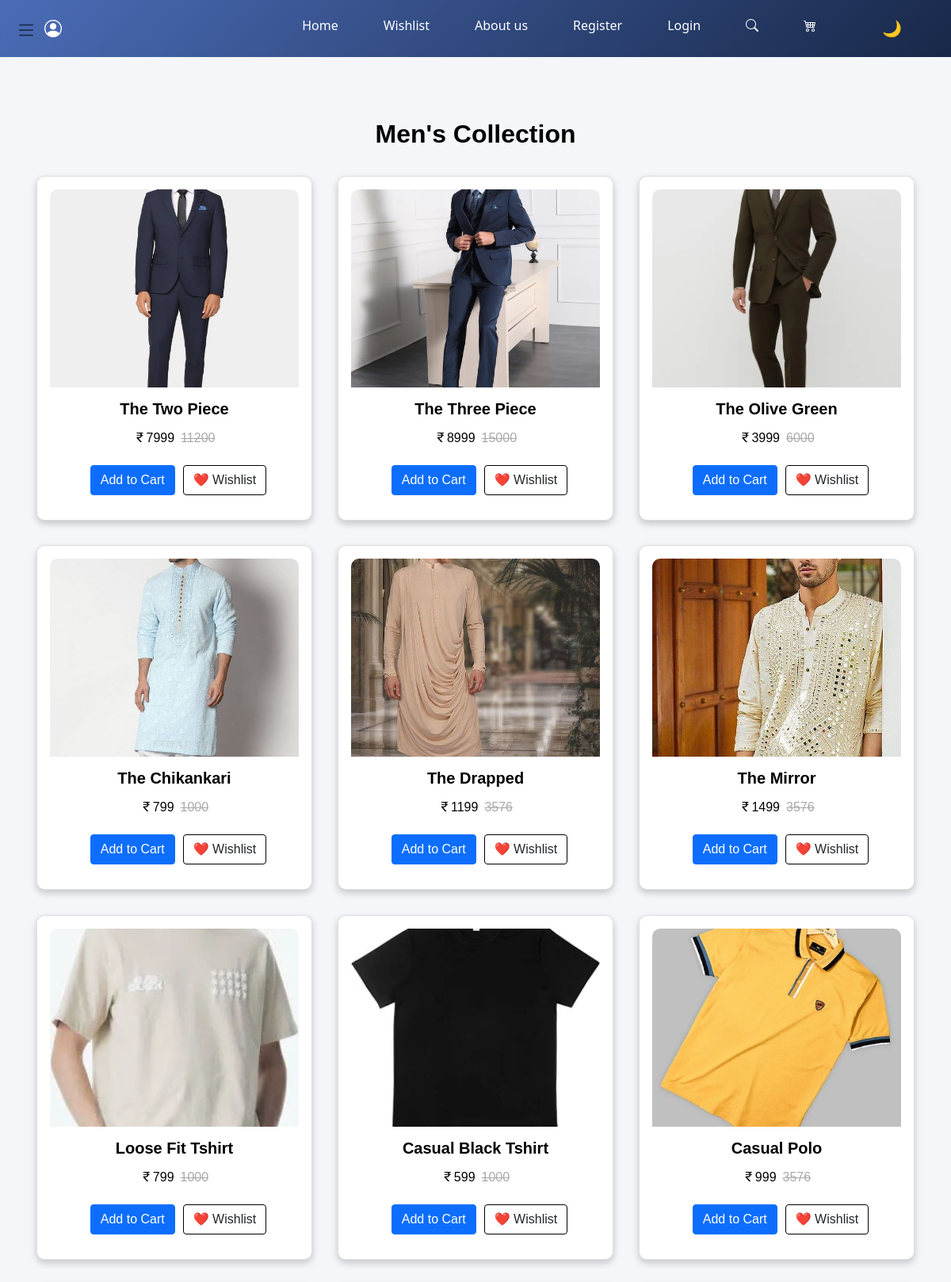
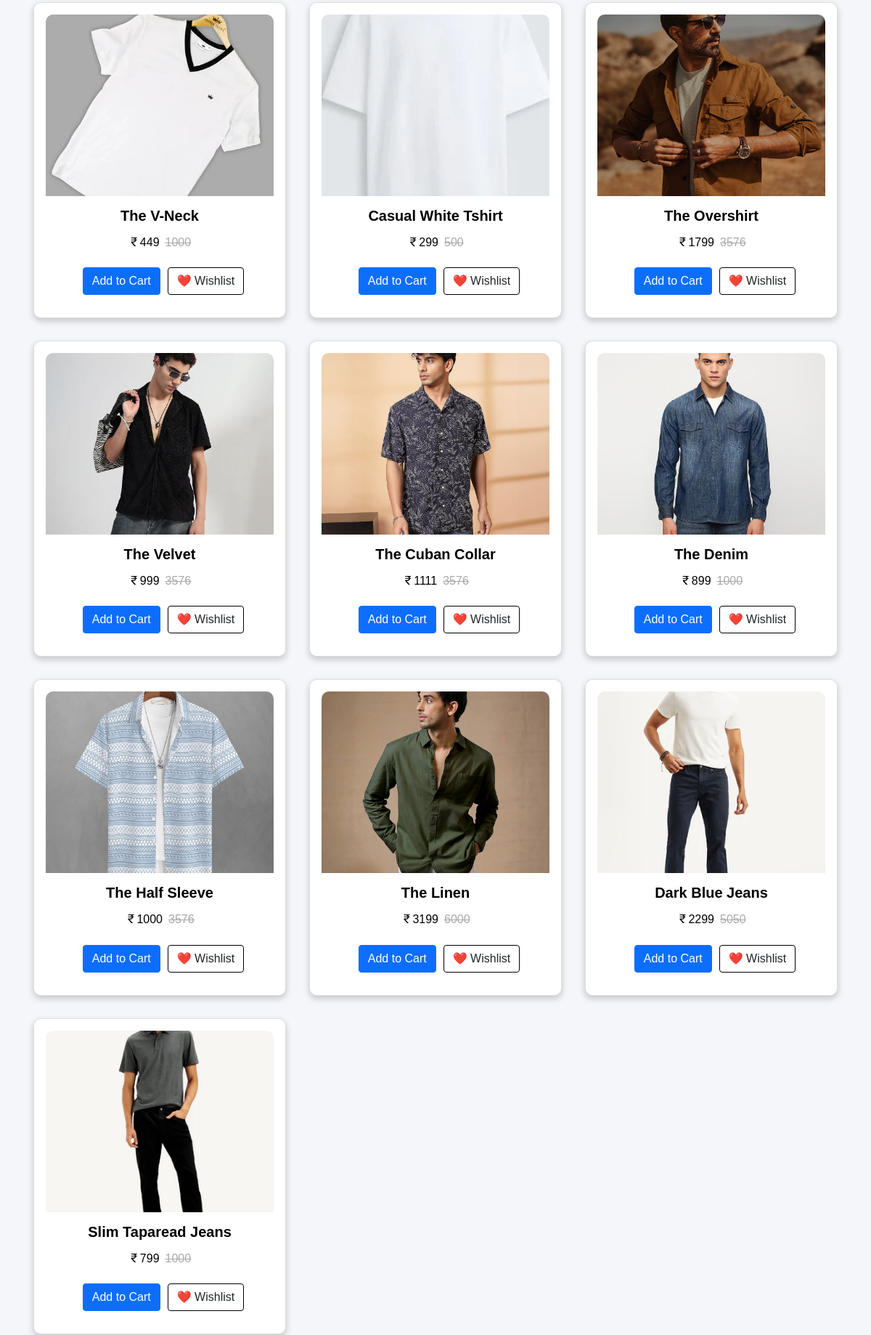
/1/ (upper part), run on the app's committed database (2 pictures, top to bottom).
### shoppingapp/models.py (models this page shows, shortened)
class section(models.Model):
    section_name=models.CharField(max_length=100)
    section_image=models.ImageField(upload_to='sectionimg/')

class product(models.Model):
    product_name=models.CharField(max_length=100)
    product_img=models.ImageField(upload_to='productimg/')
    product_price=models.IntegerField()
    product_description=models.TextField()
    connection=models.ForeignKey(section,related_name="sections",on_delete=models.CASCADE)

### shoppingapp/views.py (the view)
# urls.py: path('<int:pk>/', views.SectionDetailView.as_view(), name='detail'),
class SectionDetailView(DetailView):
    model = section
    context_object_name = 'section'
    template_name = 'products.html'

### templates/products.html (shortened to what this page needs)
{% include "navbar.html" %}
{% block content %}
<h2 style="text-align:center; margin:30px 0; font-weight:700;">{{ section.section_name }}'s Collection</h2>
<div class="container">
  <div class="row">
    {% for product in section.sections.all %}
    <div class="col-md-4 mb-4">
      <a href="{% url 'moredetails' product.id %}" style="text-decoration:none; color:black">
        <div class="card card-body"
             style="margin:1%; border-radius:10px; box-shadow:0 4px 10px rgba(0,0,0,0.2); transition: transform 0.3s;">
          {% if product.product_img %}
          <img src="{{ product.product_img.url }}" alt="{{ product.product_name }}"
               style="width:100%; height:250px; object-fit:cover; border-radius:10px 10px 0 0;">
          {% endif %}
          <h2 style="text-align:center; margin:15px 0; font-size:20px; font-weight:600;">
            {{ product.product_name }}
          </h2>
          <div style="display:flex; justify-content:center; gap:8px; margin-bottom:10px;">
            <h6 style="margin:0;"><i class="bi bi-currency-rupee"></i>{{ product.product_price }}</h6>
            {% if product.product_price < 400 %}
            <h6 style="margin:0;"><del style="color:darkgray">500</del></h6>
            {% elif product.product_price < 900 %}
            <h6 style="margin:0;"><del style="color:darkgray">1000</del></h6>
            {% elif product.product_price < 2000 %}
            <h6 style="margin:0;"><del style="color:darkgray">3576</del></h6>
            {% elif product.product_price < 3000 %}
            <h6 style="margin:0;"><del style="color:darkgray">5050</del></h6>
            {% elif product.product_price < 4000 %}
            <h6 style="margin:0;"><del style="color:darkgray">6000</del></h6>
            {% elif product.product_price < 5000 %}
            <h6 style="margin:0;"><del style="color:darkgray">8000</del></h6>
            {% elif product.product_price < 6000 %}
            <h6 style="margin:0;"><del style="color:darkgray">10000</del></h6>
            {% elif product.product_price < 7000 %}
            <h6 style="margin:0;"><del style="color:darkgray">10000</del></h6>
            {% elif product.product_price < 8000 %}
            <h6 style="margin:0;"><del style="color:darkgray">11200</del></h6>
            {% elif product.product_price < 9000 %}
            <h6 style="margin:0;"><del style="color:darkgray">15000</del></h6>
            {% endif %}
          </div>
          <div style="display:flex; justify-content:center; gap:10px; margin:15px 0;">
                     <a href="{% url 'add_to_cart' product.id %}">
              <button class="btn btn-primary" style="transition:0.3s;"
                      onmouseover="this.style.transform='scale(1.1)';"
                      onmouseout="this.style.transform='scale(1)';">Add to Cart</button>
            </a>
            <a href="{% url 'add_to_wishlist' product.id %}">
             <button class="btn" style="border:1px solid black; background:white; transition:0.3s;"
                    onmouseover="this.style.background='black'; this.style.color='white';"
                    onmouseout="this.style.background='white'; this.style.color='black';">❤️ Wishlist</button>
           </a>
          </div>
        </div>
      </a>
    </div>
    {% empty %}
      <p style="text-align:center; margin-top:50px;">No products available in this section.</p>
    {% endfor %}
  </div>
</div>
{% endblock content %}
{% include "fotter.html" %}

### templates/navbar.html (shortened to what this page needs)
<!DOCTYPE html>
{% load static %}
<html lang="en">
<head>
  <link href="https://cdn.jsdelivr.net/npm/bootstrap@5.0.2/dist/css/bootstrap.min.css"
        rel="stylesheet"
>
  <link rel="stylesheet" href="{% static 'css/navbar.css' %}">
  <link rel="stylesheet" href="https://cdn.jsdelivr.net/npm/bootstrap-icons@1.11.1/font/bootstrap-icons.css">
</head>
<body>
  <i id="toggle-btn" class="bi bi-list"></i>
{% if user.is_authenticated %}
<nav class="navbar">
  <div class="logo" style="cursor:pointer;">
    <a href="{% url 'profile' %}" style="display:flex; align-items:center;margin-left:20%">
      <i class="bi bi-person-circle" style="padding-right:0.5rem; transition: transform 0.3s;"></i>
      {{ user.username }}
    </a>
  </div>
  <span class="menu-toggle" onclick="toggleMenu()">&#9776;</span>
  <ul class="nav-links">
    <li><a href="{% url 'home' %}">Home</a></li>
    <li><a href="{% url 'wishlist' %}">Wishlist</a></li>
    <li><a href="{% url 'about' %}">About us</a></li>
    <li><a href="{% url 'logout' %}">Log out</a></li>
    <li><a href="{% url 'cart' %}"><i class="bi bi-cart4"></i></a></li>
    <li><a href="#"><i class="bi bi-search"></i></a></li>
    <li>
      <button id="btn" class="theme-btn">
        <span id="span">🌙</span>
      </button>
    </li>
  </ul>
</nav>
{% else %}
<nav class="navbar">
  <div class="logo">
    <a href="{% url 'login' %}" >
      <i class="bi bi-person-circle" style="margin-left:70%"></i>
    </a>
  </div>
  <ul class="nav-links">
    <li><a href="{% url 'home' %}">Home</a></li>
    <li><a href="{% url 'wishlist' %}">Wishlist</a></li>
    <li><a href="{% url 'about' %}">About us</a></li>
    <li><a href="{% url 'register' %}">Register</a></li>
    <li><a href="{% url 'login' %}">Login</a></li>
    <li><a href="#"><i class="bi bi-search"></i></a></li>
    <li><a href="{% url 'cart' %}"><i class="bi bi-cart4"></i></a></li>
    <li>
      <button id="btn" class="theme-btn">
        <span id="span">🌙</span>
      </button>
    </li>
  </ul>
</nav>
{% endif %}
<br><br>
</body>
</html>

### templates/fotter.html (shortened to what this page needs)
  <!DOCTYPE html>
  {% load static %}
  <html lang="en">
  <head>
    <link rel="stylesheet" href="{% static 'css/fotter.css' %}">
  </head>
 <body>
</body>
</html>

### static/css/navbar.css (style rules this page uses)
.navbar { display: flex; justify-content: space-between; align-items: center; background: linear-gradient(135deg, #4b6cb7, #182848); padding: 12px 40px; font-family: 'Segoe UI', sans-serif; }
.logo { font-size: 22px; font-weight: bold; color: #fff; letter-spacing: 1px; }
.nav-links { list-style: none; display: flex; gap: 25px; margin: 0; padding: 0; }
.nav-links a { text-decoration: none; }
.nav-links li { padding: 8px 16px; border-radius: 8px; color: white; font-weight: 500; transition: all 0.3s ease; }
.theme-btn { background: transparent; border: none; cursor: pointer; font-size: 20px; color: white; margin-left: 20px; transition: transform 0.3s ease; }
body { background: white; color: black; transition: background 0.4s, color 0.4s; }

### static/css/fotter.css (style rules this page uses)
body { margin: 0; font-family: Arial, sans-serif; }

### templates/navbar.html (style rules this page uses)
body { margin: 0; font-family: 'Segoe UI', sans-serif; background: #f5f6fa; }
#toggle-btn { font-size: 26px; cursor: pointer; position: fixed; top: 20px; left: 20px; color: #182848; z-index: 1100; }
a { color: white; transition: all 0.3s ease; }

### data on the page
section: section_name "Men"
product: product_img (picture), product_name "The Two Piece", product_price "7999", shows "11200"
product: product_img (picture), product_name "The Three Piece", product_price "8999", shows "15000"
product: product_img (picture), product_name "The Olive Green", product_price "3999", shows "6000"
product: product_img (picture), product_name "The Chikankari", product_price "799", shows "1000"
product: product_img (picture), product_name "The Drapped", product_price "1199", shows "3576"
product: product_img (picture), product_name "The Mirror", product_price "1499", shows "3576"
product: product_img (picture), product_name "Loose Fit Tshirt", product_price "799", shows "1000"
product: product_img (picture), product_name "Casual Black Tshirt", product_price "599", shows "1000"
product: product_img (picture), product_name "Casual Polo", product_price "999", shows "3576"
product: product_img (picture), product_name "The V-Neck", product_price "449", shows "1000"
product: product_img (picture), product_name "Casual White Tshirt", product_price "299", shows "500"
product: product_img (picture), product_name "The Overshirt", product_price "1799", shows "3576"
product: product_img (picture), product_name "The Velvet", product_price "999", shows "3576"
product: product_img (picture), product_name "The Cuban Collar", product_price "1111", shows "3576"
product: product_img (picture), product_name "The Denim", product_price "899", shows "1000"
product: product_img (picture), product_name "The Half Sleeve", product_price "1000", shows "3576"
product: product_img (picture), product_name "The Linen", product_price "3199", shows "6000"
product: product_img (picture), product_name "Dark Blue Jeans", product_price "2299", shows "5050"
product: product_img (picture), product_name "Slim Taparead Jeans", product_price "799", shows "1000"
